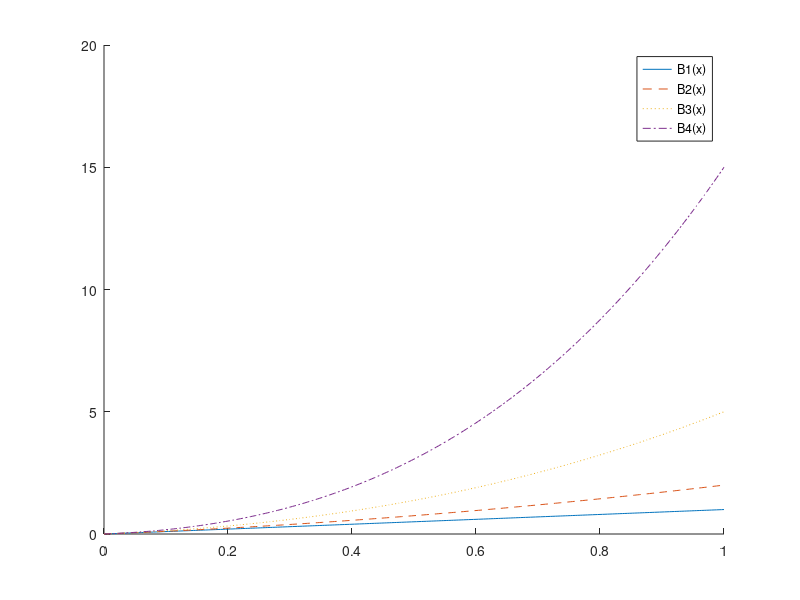

The MATLAB source for this figure:
x = 0:0.004:1;

B0 = ones(size(x));
B1 = x;
B2 = x.^2 + x;
B3 = x.^3 + 3*x.^2 + x;
B4 = x.^4 + 6*x.^3 + 7*x.^2 + x;

figure;
hold on;
plot(x, B1, '-', 'DisplayName', 'B1(x)');
plot(x, B2, '--', 'DisplayName', 'B2(x)'); 
plot(x, B3, ':',  'DisplayName', 'B3(x)');
plot(x, B4, '-.', 'DisplayName', 'B4(x)');
legend('show');
hold off;
